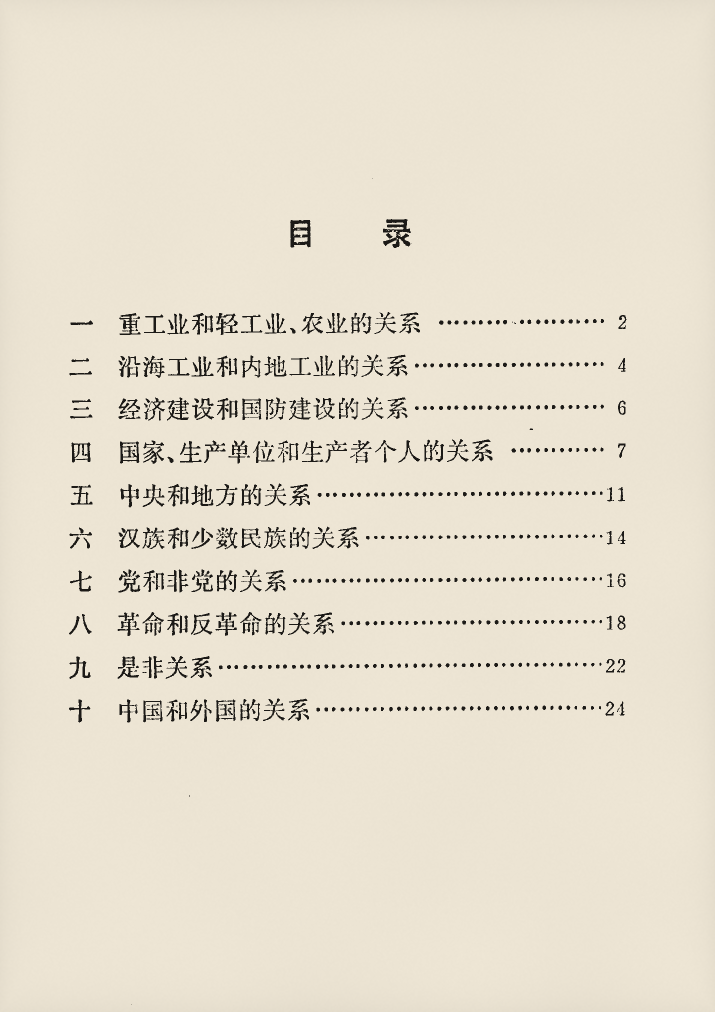
#> input picture blender/C_desk/textures/p06_aged.png, 1430 x 2024 px, given in place of cover.png, which was not available (shown at 1/2 size)
$ python prepare_textures.py
#> lines starting #> are read from the running program, lines starting #| are printed output that depends on the picture; after the words box and inside, x2 and y2 are one past the last pixel; in counts of white or black regions, pixels touching at a corner belong together; pictures that were not available may be replaced by others from this repository, and a replacement may not be noted
"""Reproducible scan treatment and physically scaled desk textures; no source edits."""
from pathlib import Path
import json
import numpy as np
from PIL import Image, ImageFilter, ImageDraw
import cv2

ROOT = Path(__file__).resolve().parent
SRC = ROOT.parent.parent / "assets" / "scans"
OUT = ROOT / "textures"
OUT.mkdir(exist_ok=True)
rng = np.random.default_rng(1976)

def save(a, name):
    Image.fromarray(np.uint8(np.clip(a, 0, 255))).save(OUT / name)

def noise(w, h, small, amp=1):
    x = rng.random((max(2, h//small), max(2, w//small))).astype(np.float32)
    return (cv2.resize(x, (w,h), interpolation=cv2.INTER_CUBIC)-.5)*amp

def aged_stock(w,h,seed):
    """Warm rag paper with restrained edge oxidation and sparse foxing."""
    prng=np.random.default_rng(seed)
    yy,xx=np.mgrid[0:h,0:w].astype(np.float32)
    x=xx/w;y=yy/h
    edge=np.minimum.reduce([x,1-x,y,1-y])
    yellow=np.exp(-edge*31)*(1+.20*np.sin(y*15+x*9))
    cloud=noise(w,h,190,1)
    tone=np.ones((h,w,3))*np.array([237,226,200])
    tone-=yellow[:,:,None]*np.array([24,29,39])
    tone+=cloud[:,:,None]*np.array([6,7,8])
    tone+=noise(w,h,3,3)[:,:,None]
    for k in range(24):
        side=k%4
        sx=float(prng.uniform(.015,.98));sy=float(prng.uniform(.02,.98))
        if side==0:sx=float(prng.uniform(.012,.055))
        if side==1:sx=float(prng.uniform(.94,.99))
        if side==2:sy=float(prng.uniform(.012,.055))
        if side==3:sy=float(prng.uniform(.95,.99))
        rad=float(prng.uniform(.0017,.0065))
        spot=np.exp(-(((x-sx)/rad)**2+((y-sy)/(rad*.72))**2))
        tone-=spot[:,:,None]*np.array([13,18,24])*float(prng.uniform(.35,.9))
    return tone

# Paper rectangle excludes the scanner bed at right/bottom. The final rectangle
# is EXACTLY 975:1380 = 130:184, without nonuniform scaling of the original ink.
cover = np.array(Image.open(SRC/"cover.png").convert("RGB"))
#> cover is the input picture: shape (2024, 1430, 3); mean R, G, B 230.3, 222.5, 205.9
cover = cover[20:1400, 0:975].copy()
#> cover: shape (1380, 975, 3)
# Repair only the narrow scanner seam and damaged/outside edges, never the text.
mask = np.zeros(cover.shape[:2], np.uint8)
mask[:, 399:404] = 255
gray = cv2.cvtColor(cover, cv2.COLOR_RGB2GRAY)
mask[:, 965:] = np.where(gray[:,965:] < 75, 255, mask[:,965:])
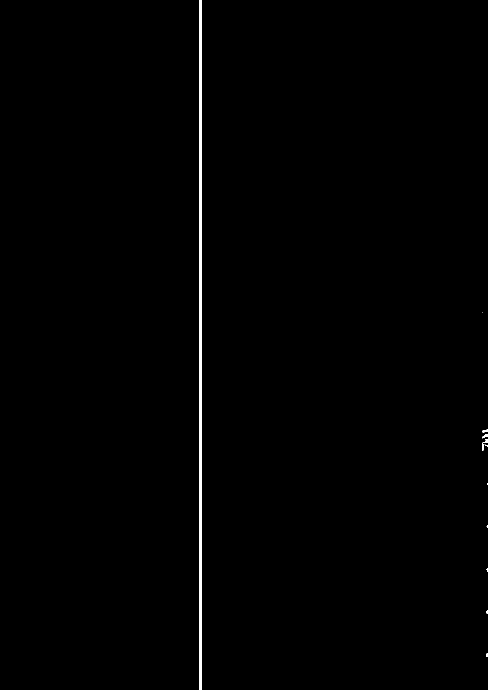
#> mask: shape (1380, 975) (shown at 1/2 size); 0.53% white; 11 white regions (7 under 20 px), largest, box (x1, y1, x2, y2) and area: (399, 0, 404, 1380) 6900, (965, 879, 975, 902) 64, (965, 868, 975, 877) 46, (965, 859, 975, 865) 43
cover = cv2.inpaint(cover, mask, 4, cv2.INPAINT_TELEA).astype(np.float32)
lum = .25*cover[:,:,0]+.6*cover[:,:,1]+.15*cover[:,:,2]
red = np.clip((cover[:,:,0]-cover[:,:,1]-18)/90,0,1)
#> red: shape (1380, 975) float32; every value is 0
# Compress saturated scan reds to the director's cinnabar; keep all ink edges.
paper = aged_stock(975,1380,1977).astype(np.float32)
ink = np.array([28,26,23], np.float32)
base = ink[None,None,:]+(paper-ink[None,None,:])*(lum/255)[:,:,None]
# Compensate the warm low window illumination so the photographed red stays
# near the director's #B5302A rather than turning into a bright orange-red.
redcolor = np.array([154,44,58],np.float32)[None,None,:]*(.85+.15*lum/255)[:,:,None]
cover = base*(1-red[:,:,None])+redcolor*red[:,:,None]
save(cover,"cover_clean.png")

for page in ("p06","p07"):
    # Uniform crop 1430x2024: exactly the 130:184 physical aspect ratio.
    # Remove outer scanner noise with whitespace intact around all printed glyphs.
    a = np.array(Image.open(SRC/(page+".png")).convert("L"))[45:2069,22:1452]
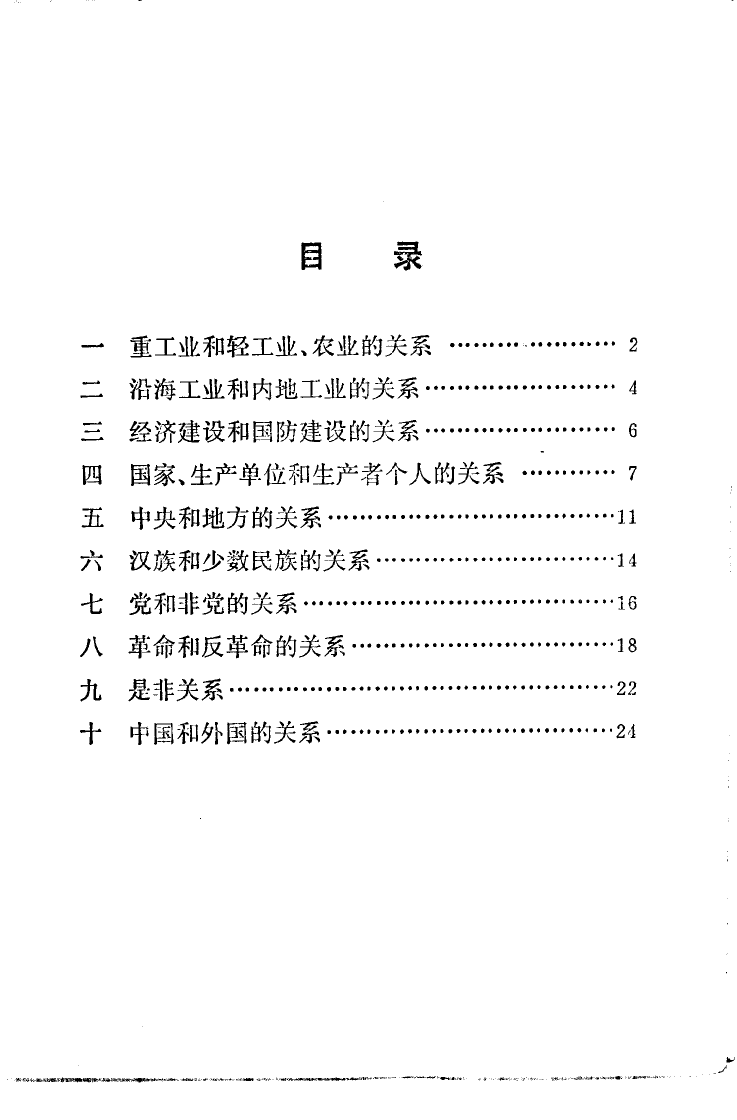
#> input picture assets/scans/p06.png, 1474 x 2240 px (shown at 1/2 size)
#> a: shape (2024, 1430); 97.3% white; 668 black regions (82 under 20 px), largest, box (x1, y1, x2, y2) and area: (766, 438, 822, 496) 1516, (580, 440, 621, 495) 1324, (240, 883, 279, 927) 750
    h,w = a.shape
#> h = 2024; w = 1430
    tone=aged_stock(w,h,1978 if page=="p06" else 1979)
#> call 2 of aged_stock, with w = 1430, h = 2024, seed = 1978
#> after the loop in aged_stock (call 2), `for k in range(24):`:
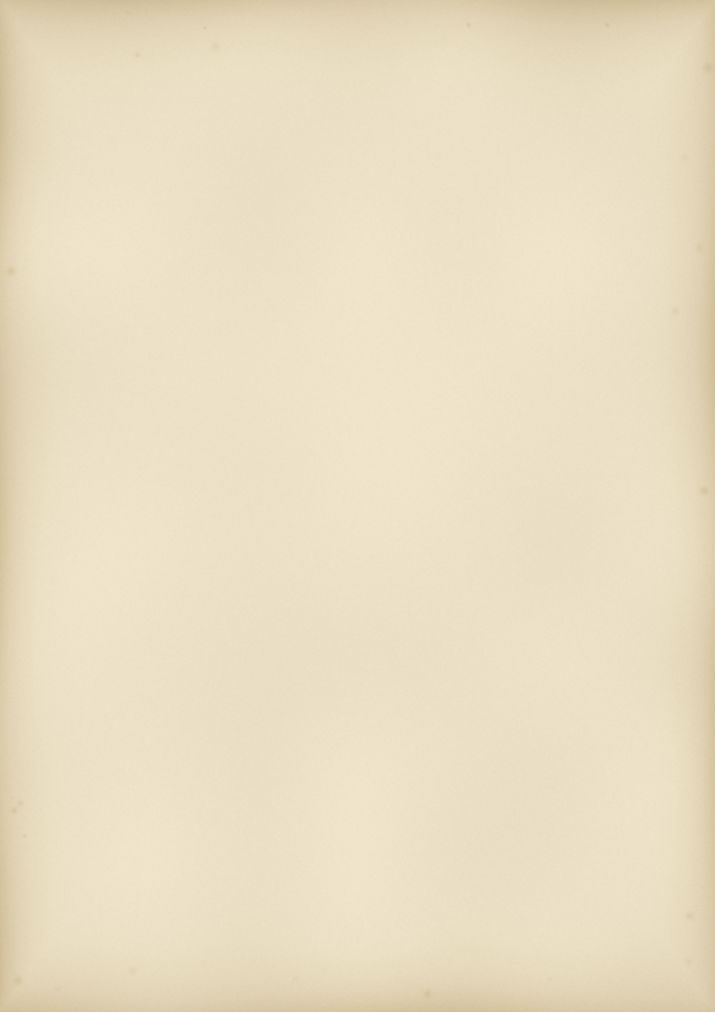
#> tone: shape (2024, 1430, 3) float64 (shown at 1/2 size); mean of channels 0, 1, 2 234, 222.4, 195.1; drawn as R, G, B
    black = np.array([32,29,24])[None,None,:]
    result = black+(tone-black)*(a/255)[:,:,None]
    save(result,page+"_aged.png")
#> pass 2 of the loop `for page in ("p06","p07"):`:
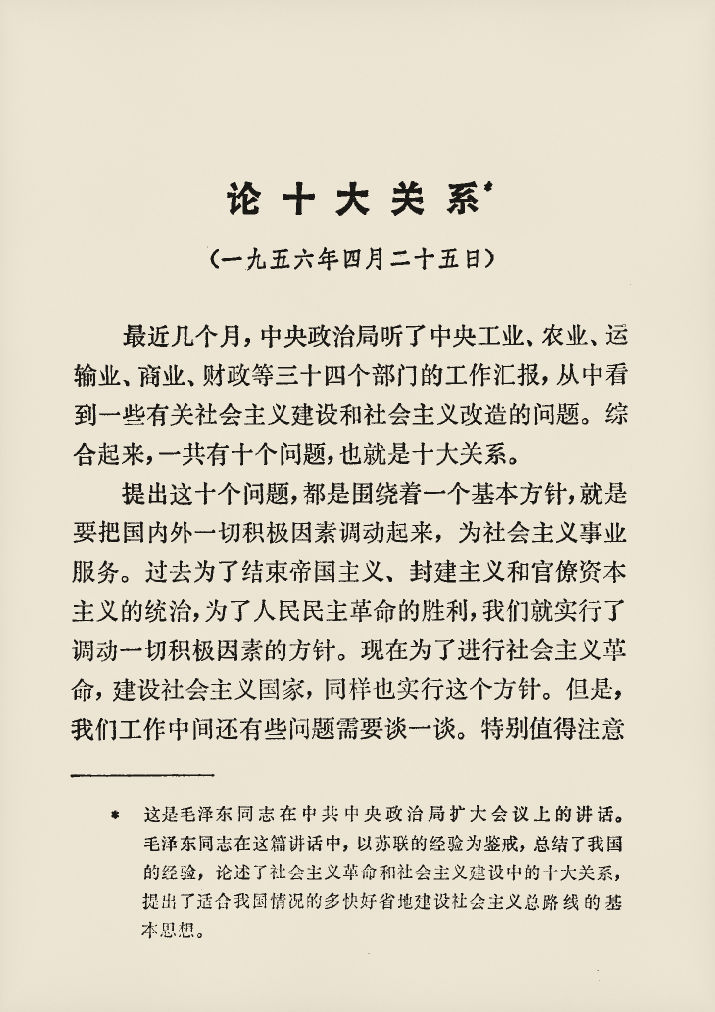
#> input picture blender/C_desk/textures/p07_aged.png, 1430 x 2024 px, given in place of p07.png, which was not available (shown at 1/2 size)
#> a: shape (1979, 1408)
#> after the loop in aged_stock (call 3), `for k in range(24):`:
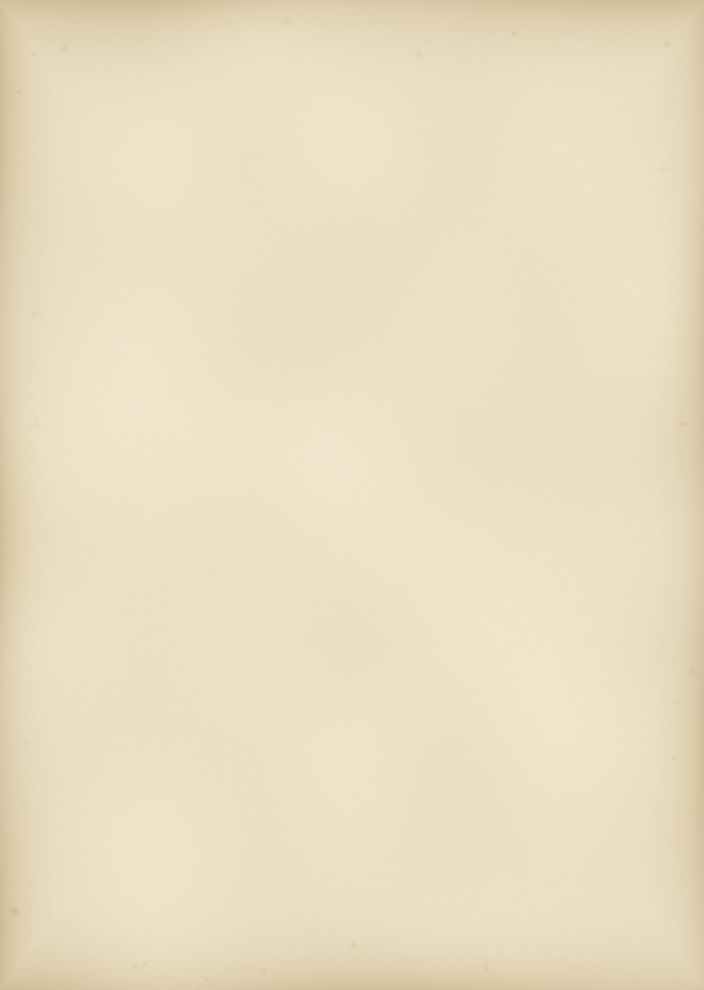
#> tone: shape (1979, 1408, 3) float64 (shown at 1/2 size); mean of channels 0, 1, 2 233.7, 222, 194.7; drawn as R, G, B
#> `result = black+(tone-black)*(a/255)[:,:,None]`:
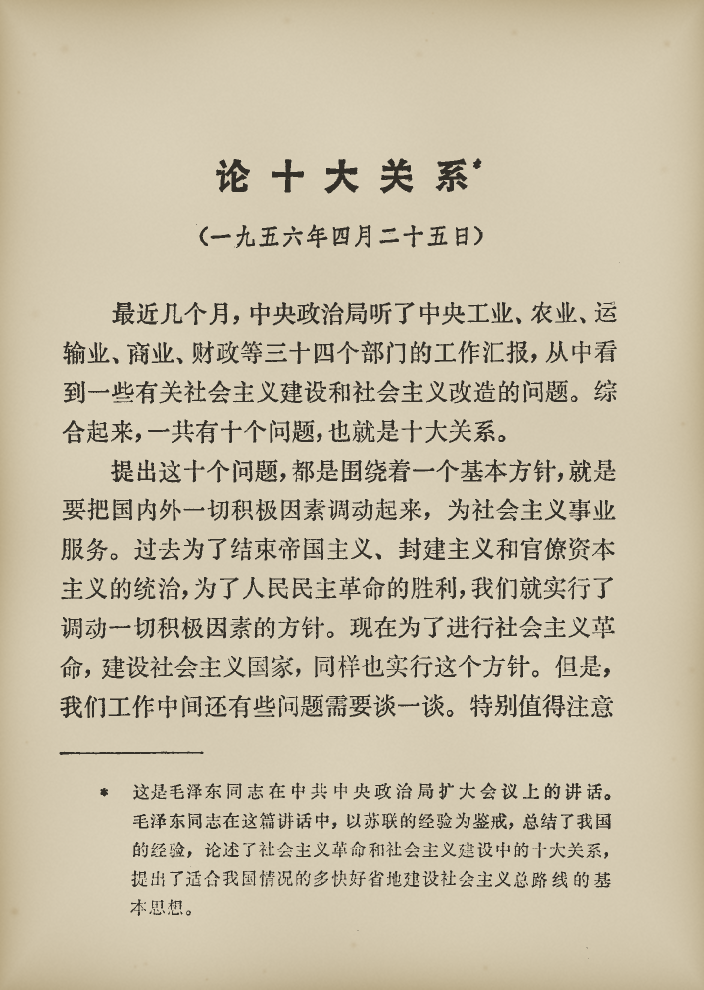
#> result: shape (1979, 1408, 3) float64 (shown at 1/2 size); mean of channels 0, 1, 2 201.6, 191.3, 167.5; drawn as R, G, B

# Blank ruled sheets, no pseudo-writing.
w,h=1300,1840
a = np.ones((h,w,3))*np.array([228,217,195])
a += noise(w,h,3,2)[:,:,None]
im=Image.fromarray(np.uint8(np.clip(a,0,255)))
d=ImageDraw.Draw(im)
for y in range(160,1730,75):
    d.line((70,y,1230,y), fill=(167,158,141), width=2)
d.line((145,100,145,1760),fill=(164,125,111),width=2)
im.save(OUT/"ruled.png")

# Old elm: multi-scale, mostly longitudinal fibres with local knot distortion.
w=h=2048
yy,xx=np.mgrid[0:h,0:w].astype(np.float32)
x=xx/w;y=yy/h
warp = .003*np.sin(x*19)+.007*np.sin(x*4.1+y*8)+noise(w,h,240,.008)
for kx,ky,s in [(.22,.31,.045),(.73,.68,.03),(.54,.88,.024)]:
    dx=(x-kx)*.40
    dy=y-ky
    warp += .015*np.exp(-((dx/s)**2+(dy/(s*1.8))**2))*np.sin(np.arctan2(dy,dx))
v=y+warp
long_fibres = cv2.resize(rng.random((950,28)).astype(np.float32),(w,h),interpolation=cv2.INTER_CUBIC)
mapx=xx.astype(np.float32)
mapy=np.clip(v*h,0,h-1).astype(np.float32)
grain=cv2.remap(long_fibres,mapx,mapy,cv2.INTER_LINEAR)
wide_fibres=cv2.resize(rng.random((85,13)).astype(np.float32),(w,h),interpolation=cv2.INTER_CUBIC)
wide_fibres=cv2.remap(wide_fibres,mapx,mapy,cv2.INTER_LINEAR)
fine=noise(w,h,2,1)+.5
large=noise(w,h,230,.22)+noise(w,h,60,.08)
shade=.92+large-.19*grain**3+.15*(wide_fibres-.5)-.025*fine
for kx,ky,s in [(.22,.31,.045),(.73,.68,.03),(.54,.88,.024)]:
    radius=np.sqrt(((x-kx)*.38)**2+(y-ky)**2)
    envelope=np.exp(-(radius/(s*1.6))**2)
    shade-=envelope*(.065+.045*np.sin(radius*650+wide_fibres*5))
    shade-=.10*np.exp(-(radius/(s*.24))**2)
plank=(y*5).astype(int)
shade*=np.array([.94,1.01,.95,1.06,.97,1.0])[np.minimum(plank,5)]
seams=(np.abs(np.sin(y*5*np.pi))<.003)
shade[seams]*=.52
wood=np.array([87,63,44])[None,None,:]*shade[:,:,None]
wear=noise(w,h,160,1)
wood+=np.maximum(wear-.19,0)[:,:,None]*np.array([38,33,25])
woodim=Image.fromarray(np.uint8(np.clip(wood,0,255)))
wd=ImageDraw.Draw(woodim)
for _ in range(210):
    px=int(rng.integers(0,w));py=int(rng.integers(0,h))
    ln=int(rng.integers(6,85));dy=int(rng.integers(-14,15))
    wd.line((px,py,px+ln,py+dy),fill=(93,71,51),width=1)
woodim.save(OUT/"elm_color.png")
height = 130+grain*9+fine*3+large*18
height[seams]-=38
hi=Image.fromarray(np.uint8(np.clip(height,0,255)))
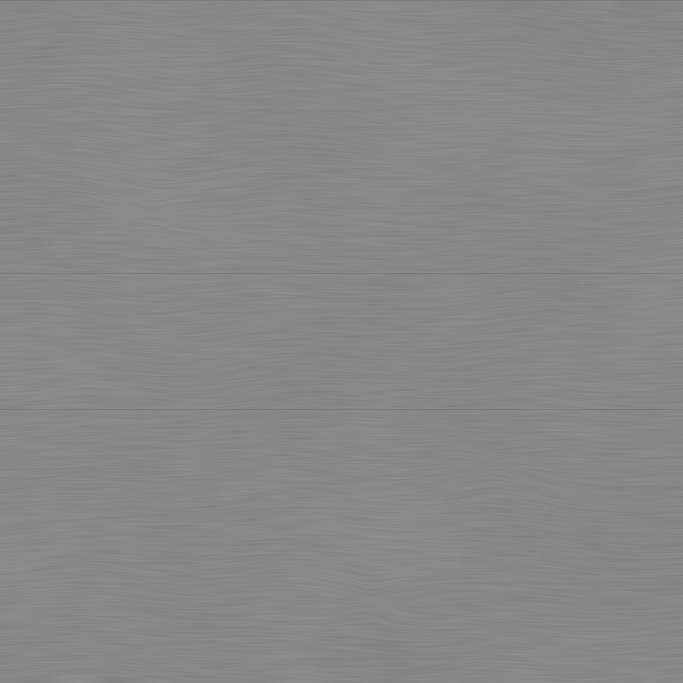
#> hi: PIL image 2048x2048 L (shown at 1/3 size); min 90, max 145, mean 135.6
d=ImageDraw.Draw(hi)
for _ in range(290):
    px=int(rng.integers(0,w));py=int(rng.integers(0,h))
    ln=int(rng.integers(8,160))
    d.line((px,py,px+ln,py+int(rng.integers(-3,4))),fill=int(rng.integers(111,128)),width=1)
hi.save(OUT/"elm_height.png")
rough = 155+noise(w,h,60,40)+noise(w,h,7,9)+grain*12
#> in noise (call 14), `x = rng.random((max(2, h//small), max(2, w//small))).astype(np.float32)`:
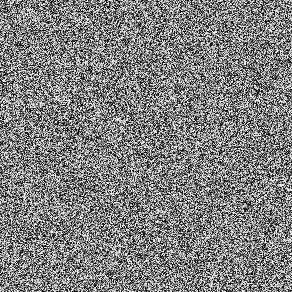
#> x: shape (292, 292) float32; min 1.99e-06, max 1, mean 0.504
#> in noise (call 14), `return (cv2.resize(x, (w,h), interpolation=cv2.INTER_CUBIC)-.5)*amp`:
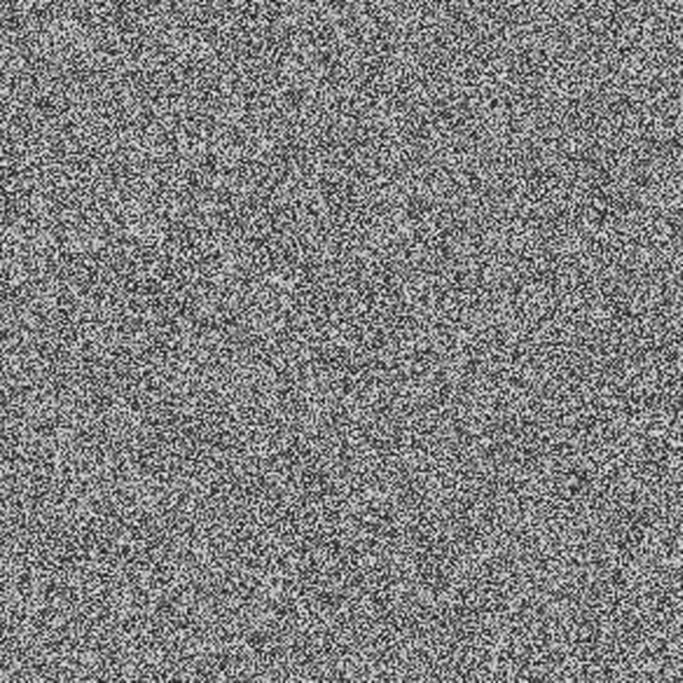
#> returned value: shape (2048, 2048) float32 (shown at 1/3 size); min -6.47, max 6.42, mean 0.034; drawn with min black and max white
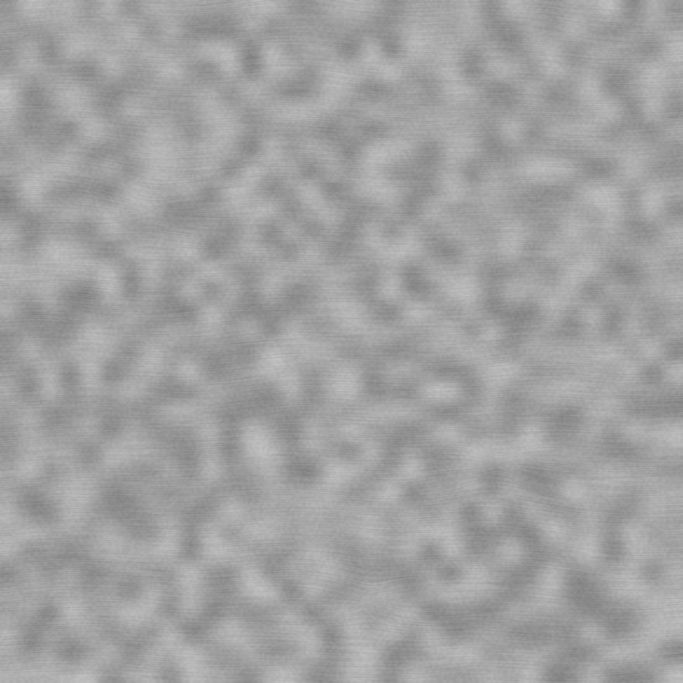
#> rough: shape (2048, 2048) float32 (shown at 1/3 size); min 125.8, max 196.5, mean 161.3
save(rough,"elm_roughness.png")
manifest = {
    "source_files": ["assets/scans/cover.png","assets/scans/p06.png","assets/scans/p07.png"],
    "cover_crop_xyxy":[0,20,975,1400],
    "cover_aspect_ratio":975/1380,
    "physical_aspect_ratio":130/184,
    "page_crop_xyxy":[22,45,1452,2069],
    "operations":"Director revision 1: original scan glyphs retained; uniform crops, scanner seam repair, warm aged paper with yellow oxidised edges and sparse foxing, soft ink-black, cinnabar cover. No re-typesetting.",
    "seed":1976
}
(OUT/"manifest.json").write_text(json.dumps(manifest,ensure_ascii=False,indent=2),encoding="utf-8")
print(json.dumps(manifest,ensure_ascii=False))
